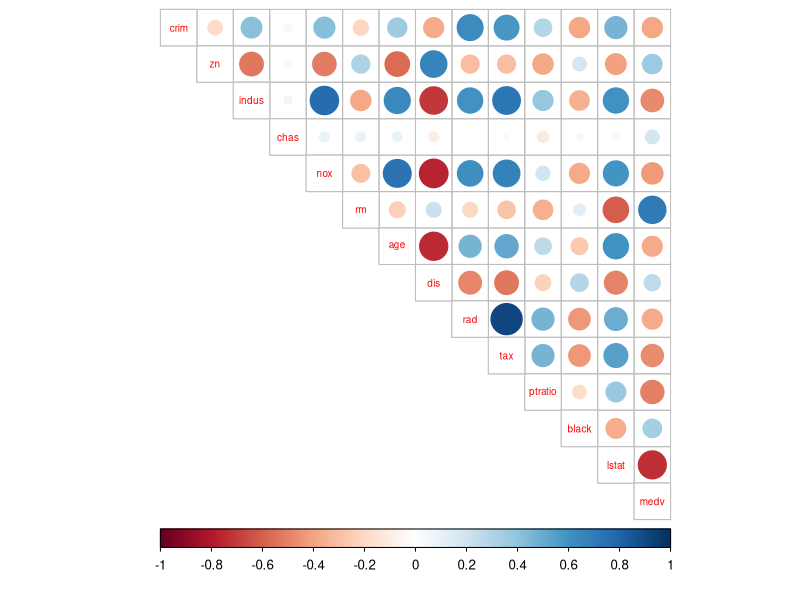
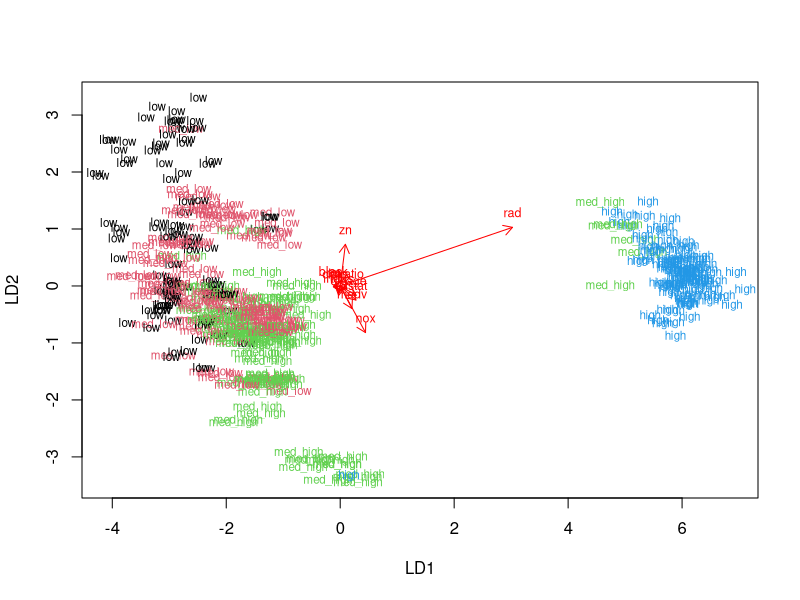
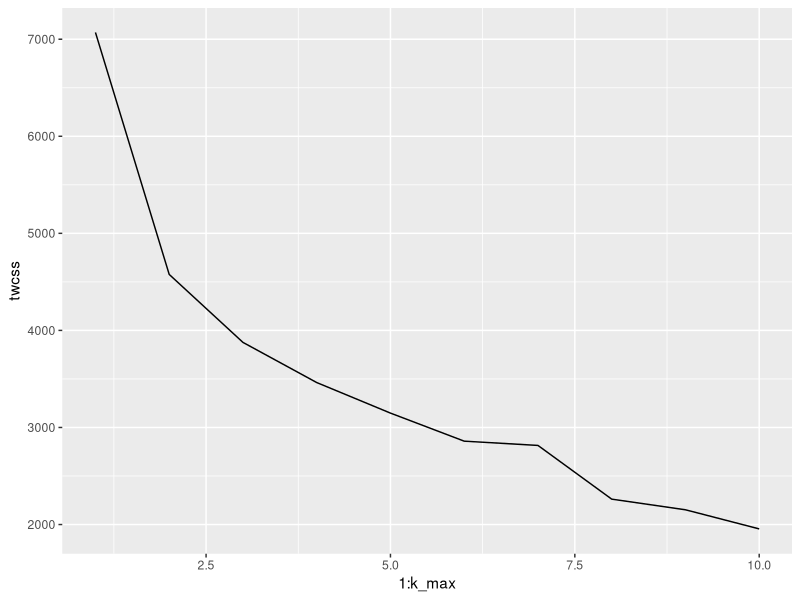
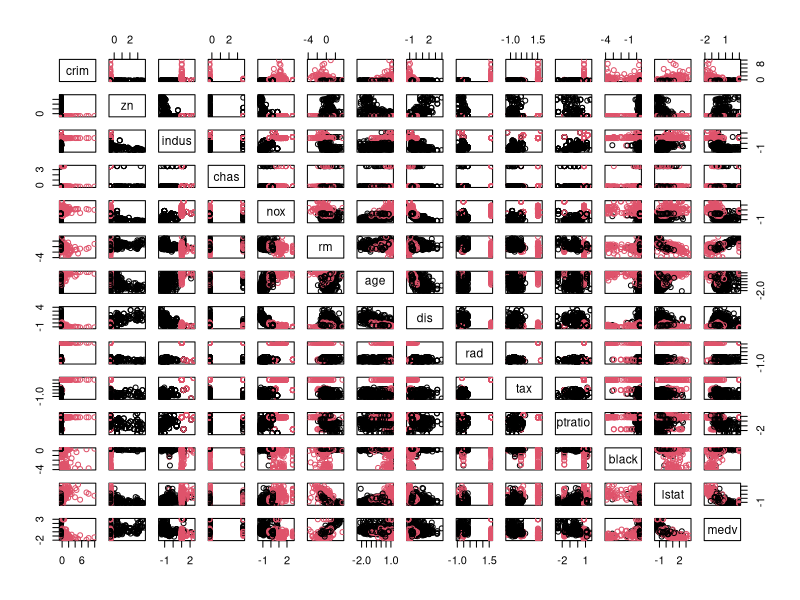

Write R code to recreate these figures, in order.
## ---- chunk 1
date()
## ---- chunk 2

# access the MASS package
library(MASS)

# load the data
data("Boston")

# explore the dataset
str(Boston)
dim(Boston)

## ---- chunk 3

library(tidyverse)
library(corrplot)

# if you want to plot a matrix of the variables, use the bit below
#pairs(Boston)

# calculate the correlation matrix and round it
cor_matrix<-cor(Boston) %>% round(digits=2)

# print the correlation matrix
cor_matrix

# visualize the correlation matrix
corrplot(cor_matrix, method="circle", type = "upper", cl.pos = "b", tl.pos = "d", tl.cex = 0.6)

# summarize the variables
summary(Boston)

## ---- chunk 4

# center and standardize variables
boston_scaled <- scale(Boston)

# summaries of the scaled variables
summary(boston_scaled)

# change the object to data frame
boston_scaled <- as.data.frame(boston_scaled)

## ---- chunk 5

# summary of the scaled crime rate
summary(boston_scaled$crim)

# create a quantile vector of crim and print it
bins <- quantile(boston_scaled$crim)
bins

# create a categorical variable 'crime'
crime <- cut(boston_scaled$crim, breaks = bins, include.lowest = TRUE, label = c("low", "med_low", "med_high", "high"))

# look at the table of the new factor crime
table(crime)

# remove original crim from the dataset
boston_scaled <- dplyr::select(boston_scaled, -crim)

# add the new categorical value to scaled data
boston_scaled <- data.frame(boston_scaled, crime)

## ---- chunk 6

# number of rows in the Boston dataset 
n <- nrow(boston_scaled)

# choose randomly 80% of the rows
ind <- sample(n,  size = n * 0.8)

# create training set
train <- boston_scaled[ind,]

# create test set 
test <- boston_scaled[-ind,]

## ---- chunk 7

# linear discriminant analysis
lda.fit <- lda(crime ~ ., data = train)

# print the lda.fit object
lda.fit

# the function for lda biplot arrows
lda.arrows <- function(x, myscale = 1, arrow_heads = 0.1, color = "red", tex = 0.75, choices = c(1,2)){
  heads <- coef(x)
  arrows(x0 = 0, y0 = 0, 
         x1 = myscale * heads[,choices[1]], 
         y1 = myscale * heads[,choices[2]], col=color, length = arrow_heads)
  text(myscale * heads[,choices], labels = row.names(heads), 
       cex = tex, col=color, pos=3)
}

# target classes as numeric
classes <- as.numeric(train$crime)

# plot the lda results
plot(lda.fit, dimen = 2, col = classes, pch = classes)
lda.arrows(lda.fit, myscale = 1)
# I hope this shows in the diary file, as the two lines of code above should be run together

## ---- chunk 8

# first, save the correct classes from test data
correct_classes <- test$crime

# remove the crime variable from test data
test <- dplyr::select(test, -crime)

# then, predict classes with test data
lda.pred <- predict(lda.fit, newdata = test)

# cross tabulate the results
table(correct = correct_classes, predicted = lda.pred$class)

## ---- chunk 9

# load the data
data("Boston")

# center and standardize variables
boston_scaled <- scale(Boston)

# change the object to data frame
boston_scaled <- as.data.frame(boston_scaled)

# Calculating distances below
# euclidean distance matrix, default option
dist_eu <- dist(boston_scaled)

# look at the summary of the distances, first with the default option
summary(dist_eu)

# manhattan distance matrix
dist_man <- dist(boston_scaled, method = "manhattan")

# look at the summary of the distances, now with the manhattan method
summary(dist_man)


## ---- chunk 10

# k-means clustering, first with 10 clusters
km <-kmeans(boston_scaled, centers = 10)

set.seed(123)

# determine the number of clusters
k_max <- 10

# calculate the total within sum of squares
twcss <- sapply(1:k_max, function(k){kmeans(boston_scaled, k)$tot.withinss})

# visualize the results
qplot(x = 1:k_max, y = twcss, geom = 'line')

## ---- chunk 11

# k-means clustering, with two clusters
km <-kmeans(boston_scaled, centers = 2)

# plot the dataset with the clusters
pairs(boston_scaled, col = km$cluster)

